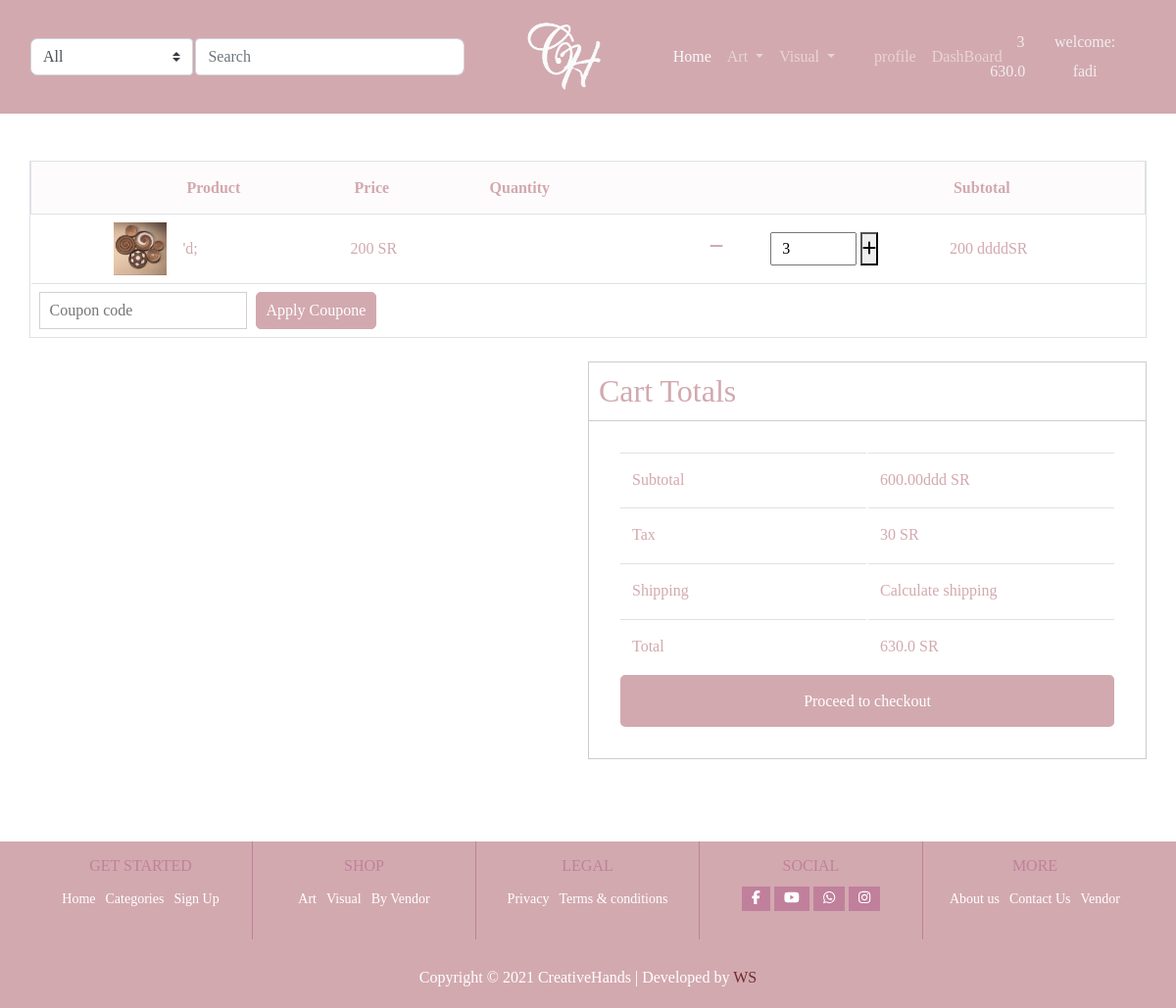
The page /cart/ (signed in) on the database as committed earlier.
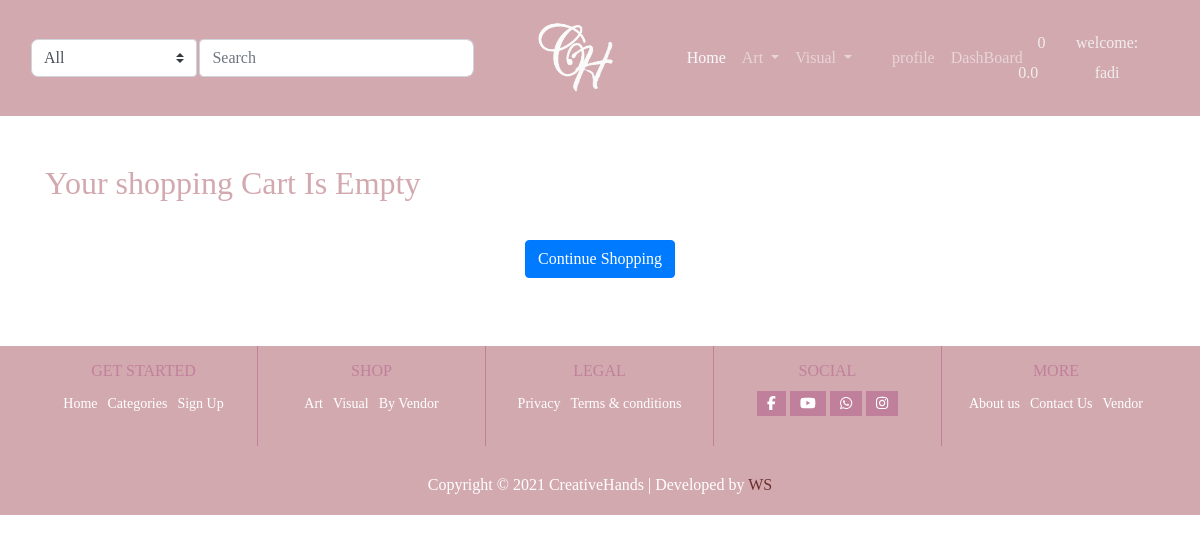
The same page on the database as committed later.
### cart/models.py (models this page shows, shortened)
class CartItems(models.Model):
    user = models.ForeignKey(Account,on_delete=models.CASCADE,null=True)
    product = models.ForeignKey(Product, on_delete=models.CASCADE)
    variations = models.ManyToManyField(Variation,blank=True)
    cart = models.ForeignKey(Cart, on_delete=models.CASCADE,null=True) # foreignkey  Cart with cart_id
    quantity = models.IntegerField()
    def __str__(self):
        return str(self.product)

### product/models.py (models this page shows, shortened)
class Product(models.Model):
    user = models.ForeignKey(User, null=True, on_delete=models.SET_NULL)
    PRDName = models.CharField(max_length=75)
    PRDVandor_Name = models.CharField(max_length=75)
    PRDCategory = models.ForeignKey('Category', on_delete=models.CASCADE, blank=True, null=True)
    PRDIMG = models.ImageField(upload_to='', blank=True, null=True)
    PRDDec = models.TextField(max_length=500)
    PRDBrand = models.ForeignKey('settings.Brand', on_delete=models.CASCADE, blank=True, null=True)
    PRDPrice = models.DecimalField(max_digits=5, decimal_places=2)
    PRDCost = models.DecimalField(max_digits=5, decimal_places=2)
    PRDDisc = models.DecimalField(max_digits=5, decimal_places=2)
    PRDSlug = models.SlugField(blank=True, null=True, allow_unicode=True)
    PRDCreated = models.DateTimeField()
    PRDISNew = models.BooleanField(default=False)
    PRDISbest = models.BooleanField(default=False)
    stock = models.IntegerField(default=0)
    tax = models.DecimalField(max_digits=3, decimal_places=2, default=0.15)
    on_sale = models.BooleanField(default=False)
    sale_date = models.BooleanField(default=True)
    on_sale_start = models.DateField(null=True, blank=True)
    on_sale_ends = models.DateField(null=True, blank=True)
    approved = models.BooleanField(default=False)
    featured = models.BooleanField(default=False)
    limited_products = models.BooleanField(default=False)
    added_date = models.DateTimeField(auto_now_add=True, null=True)
    update_date = models.DateTimeField(auto_now_add=True, null=True)
    weight = models.IntegerField(default=0, null=True)
    length = models.DecimalField(decimal_places=2, default=0, max_digits=100)
    height = models.DecimalField(decimal_places=2, default=0, max_digits=100)
    width = models.DecimalField(decimal_places=2, default=0, max_digits=100)
    def __str__(self):
        return self.PRDName
    def get_absolute_url(self):
        return reverse('products:pro_detail', kwargs={"slug": self.PRDSlug})

### cart/views.py (the view, shortened to what this page needs)
# urls.py: path('', views.CartView, name='cart_item'),                           # to home page or display all products
def CartView(request, total=0, quantity=0, tax=0, cart_items=None):
    try:
        tax = 0
        if request.user.is_authenticated:
            cart_items = CartItems.objects.filter(user=request.user)
            for cart_item in cart_items:
                tax = 0
                total += (cart_item.product.PRDPrice * cart_item.quantity)
                quantity += cart_item.quantity
                tax += (total) * (cart_item.product.tax)
                print(total, "dklslfkds")
            total_tex = (total + tax)
    except ObjectDoesNotExist:
        total_tex = (total + tax)
    context = {
        'cart_items': cart_items,
        'quantity': quantity,
        'total': total,
        'tax': tax,
        'total_tex': total_tex,
    }
    return render(request, 'cart.html', context)

### cart/context_processos.py (called while the page is built)
def counter(request):
    cart_count = 0  # var coz counter number on  cart
    if 'admin' in request.path:  # request path if admin can you though data to return see anything
        return {}
    else:
        try:
            cart = Cart.objects.filter(cart_id=_cart_id(request))
            if request.user.is_authenticated:
                cart_items = CartItems.objects.all().filter(user=request.user)
            else:
                cart_items = CartItems.objects.all().filter(cart=cart[:1])
            for cart_item in cart_items:
                cart_count += cart_item.quantity
        except Cart.DoesNotExist:
            cart_count = 0
    return dict(cart_count=cart_count)

### cart/views.py (called while the page is built)
def _cart_id(request):  # creat session id to cart
    cart = request.session.session_key
    if not cart:
        request.session.create()  # create new session
    return cart

### product/context_processors.py (called while the page is built)
def menu_links(request):
    links = Category.objects.all()
    return dict(links=links)

### product/models.py (called while the page is built)
    def get_url(self):
        return reverse('products:category_slug', args={self.slug})

    def __str__(self):
        return self.CATName

### cart/templates/cart.html (shortened to what the changed rows need)
<!DOCTYPE html>
{% extends 'product/base.html' %}
{% load static %}
{% block  body %}
<body class="body-class">
<section class="cart-section my-5">
    <div class="container">
        {% if not cart_items %}
        <h2> Your shopping Cart Is Empty</h2>
        <br>
        <div class="text-center">
            <a href="{% url 'products:pro_list' %}"class="btn btn-primary">
                Continue Shopping
            </a>
        </div>
        {% else %}
        <div class="row">
            <div class="table-responsive">
                <table class="table">
                    <thead class="m-none">
                        <tr>
                            <th></th>
                        <th></th>
                        <th>Product</th>
                        <th>Price</th>
                        <th>Quantity</th>
                        <th>Subtotal</th>
                        </tr>
                    </thead>
                    {% for item in cart_items %}
                    <tbody>
                       <tr>
                           <td><a href="{% url 'cart:remove_cart_item' item.product.id item.id %}" class="remove"> <i class="fal fa-times-circle"></i></a></td>
                           <td class="product-img m-none"><a href=""><img class="img-fluid" src="{{ item.product.PRDIMG.url}}" alt=""></a></td>
                           <td>
                               <a href="{{ item.product.get_absolute_url}}" class="product-title">
                                   {{ item }}                               </a>
                           </td>
                           <td>
                               <span class="price-amount amount">
                                   <bdi>{{item.product.PRDPrice |floatformat:0}}</bdi>
                                   <span class="price-simbole">
                                       SR
                                   </span>
                               </span>
                 <td>
<div class="col">
    <div class="row">
        <div class="col-md-6">
        </div>
                               <a href="{% url 'cart:remove_cart' item.product.id item.id %}" > <span class="mr-5"><i class="fa fa-minus"></i>  </span> </a>
                               <form action="{% url 'cart:add_cart' item.product.id %}" method="POST">
                                  <input class="to" type="text" value="{{item.quantity}}" title="qty" min="0" max="5" size="6" placeholder="" inputmode="numeric">
                                <button type="submit" value="v"><input type="hidden"><i class="fa fa-plus" aria-hidden="true"></i>
 </button>
                               </form>
                                        </div>
</div>
                           </td>
                              <td>
                               <span class="sub-total">
                                   <bdi>
                                       {{ item.product.PRDPrice | floatformat:0}} ddddSR
                                   </bdi>
                               </span>
                           </td>
                       </tr>
                       <tr>
                           <td colspan="6">
                               <form method="POST" action="">
                                   <div class="coupon-section">
                                       <input name class="coupone" type="text" placeholder="Coupon code">
                                       <button type="submit" class="coupon-btn">Apply Coupone</button>
                                   </div>
                               </form>
                           </td>
                       </tr>
                    </tbody>
                    {% endfor %}
                </table>
            </div>
            <div class="cart-total-section container">
               <div class="row mt-4">
                   <div class="col-lg-6 offset-lg-6 col-md-12">
                    <h2 class="cart-total">Cart Totals</h2>
                    <table class="table shipping-table">
                        <tbody>
                            <tr>
                                <td class="m-none">Subtotal</td>
                                <td>
                                    <bdi>
                                        {{ total  }}ddd
                                        <span class="currency-symbol">
                                            SR
                                        </span>
                                    </bdi>
                                </td>
                            </tr>
                             <tr>
                                <td class="m-none">Tax</td>
                                <td>
                                    <bdi>
                                         {{ tax |floatformat:0 }}
                                        <span class="currency-symbol">
                                            SR
                                        </span>
                                    </bdi>
                                </td>
                            </tr>
                            <tr>
                                <td class="m-none">Shipping</td>
                                <td>
                                    <a class="shipping-btn" href="#">Calculate shipping</a>
                                </td>
                            </tr>
                            <tr>
                                <td class="m-none">Total</td>
                                <td>
                                    <bdi>
                                         {{ total_tex |floatformat:1 }}
                                        <span class="currency-symbol">
                                            SR
                                        </span>
                                    </bdi>
                                </td>
                            </tr>
                            <tr class="process-btn">
                                <td colspan="2" class="checkout-btn-td">
                                    <a href="{% url 'cart:checkout' %}" class="process-checkout-btn">Proceed to checkout</a>
                                </td>
                            </tr>
                        </tbody>
                    </table>
               </div>
               </div>
            </div>
        </div>
        {% endif %}
    </div>
</section>
</body>
{% endblock  %}

### product/templates/product/base.html (shortened to what the changed rows need)
<!DOCTYPE html>
{% load static %}
<html lang="en">
<head>
    <link rel="stylesheet" href="https://cdn.moyasar.com/mpf/1.2.0/moyasar.css">
    <link rel="stylesheet" href="{% static 'css/woocommerce.min.css' %} ">
    <link rel="stylesheet" href="{% static 'css/animate.min.css' %}">
    <link rel="stylesheet" href="{% static 'css/aos2.3.4.css' %}">
    <link rel="stylesheet" href="{% static 'css/linearicons.css' %}">
    <link rel="stylesheet" href="{% static 'css/elementor-icons.min.css' %}">
    <link rel="stylesheet" href="{% static 'css/fontawesome.css' %}">
    <link rel="stylesheet" href="{% static 'css/owl.theme.default.min.css' %}">
    <link rel="stylesheet" href="{% static 'css/slick.min.css' %}">
    <link rel="stylesheet" href="{% static 'css/owl.carousel.css' %}">
    <link rel="stylesheet" href="{% static 'css/bootstrap.min.css' %} ">
    <link rel="stylesheet" href="{% static 'css/woocommerce.min.css' %} ">
    <link rel="stylesheet" href="{% static 'css/style.css' %} ">
</head>
<nav class="navbar navbar-expand-lg navbar-dark bg-brand pr-5">
    <div class="navbar-nav col-lg-5 col-sm-12 order-lg-2" style="margin: 20px 0">
        <div class="container-fluid p-0 justify-content-center">
            <div class="navbar-nav col-4 col-lg-3 order-lg-2 justify-content-center text-center p-0 cart-info "
                 id="cart-info">
                <a href="{% url 'cart:checkout'%}" class="nav-item " data-toggle="modal" data-target="#cartModal">
                    <span class="price  ">{{cart_count}}</span>
                    <br>
                    <span class="price">  {{ total_tex |floatformat:1 }}
  </span>
                    <i class="fas fa-shopping-basket" style="font-size: 20px" data-toggle="modal"
                       data-target="#cartModal" value="5">
                    </i>
                </a>
            </div>
        </div>
    </div>
</nav>
{% block body %}
{% endblock %}
</html>

Rows that differ between the two databases and show on the page:
removed CartItems: product.PRDIMG (picture), product.PRDName "'d;", product.PRDPrice "200", quantity "3"
Other text that changed with them:
{{ cart_count }}: "3" → "0"
{{ total_tex |floatformat:1 }}: "630.0" → "0.0"
{{ total }}: "600.00" → (not shown)
{{ tax |floatformat:0 }}: "30" → (not shown)
{{ total_tex |floatformat:1 }}: "630.0" → (not shown)
text no longer shown: "Product Price Quantity Subtotal Cart Totals Subtotal ddd SR Tax SR Shipping Calculate shipping Total SR Proceed to checkout"
text now shown: "Your shopping Cart Is Empty Continue Shopping"
